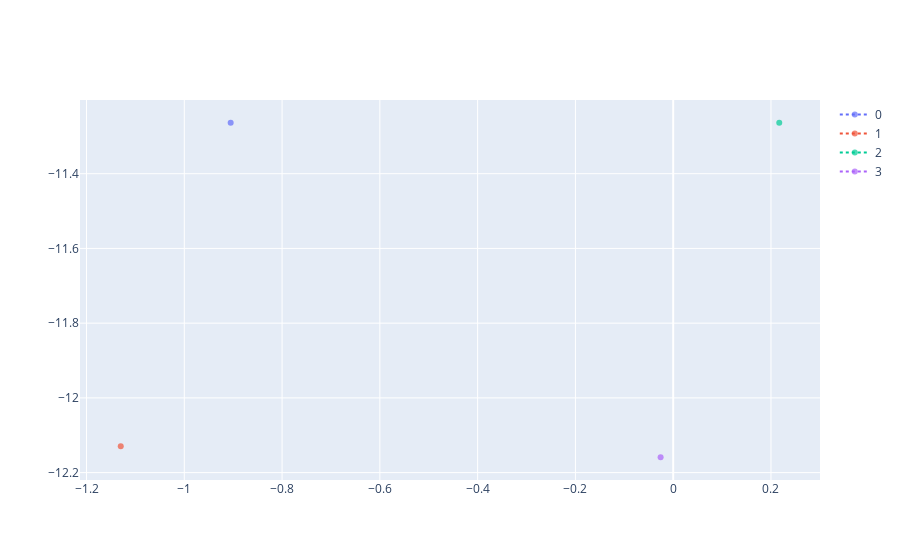

Notebook source saved alongside this figure:
### Code cell
plotter(['cats are the greatest animal', 'apples bananas pears plums', 'this is a test', 'hello how are you?'], 'o:', reduce_kwargs={'ndims': 2, 'algorithm': 'UMAP'}, text_kwargs={'model': 'NMF', 'corpus': 'nips'})

### Figure 1 — Plotly figure (JSON) as saved in the notebook; plotly's stock layout.template omitted (floating-point values rounded to 4 significant figures)
{"data": [{"line": {"dash": "dot"}, "marker": {"opacity": 0.7, "size": 6}, "mode": "lines+markers", "name": "0", "type": "scatter", "x": [-0.9051], "y": [-11.26]}, {"line": {"dash": "dot"}, "marker": {"opacity": 0.7, "size": 6}, "mode": "lines+markers", "name": "1", "type": "scatter", "x": [-1.13], "y": [-12.13]}, {"line": {"dash": "dot"}, "marker": {"opacity": 0.7, "size": 6}, "mode": "lines+markers", "name": "2", "type": "scatter", "x": [0.2169], "y": [-11.26]}, {"line": {"dash": "dot"}, "marker": {"opacity": 0.7, "size": 6}, "mode": "lines+markers", "name": "3", "type": "scatter", "x": [-0.02574], "y": [-12.16]}], "layout": {}}
